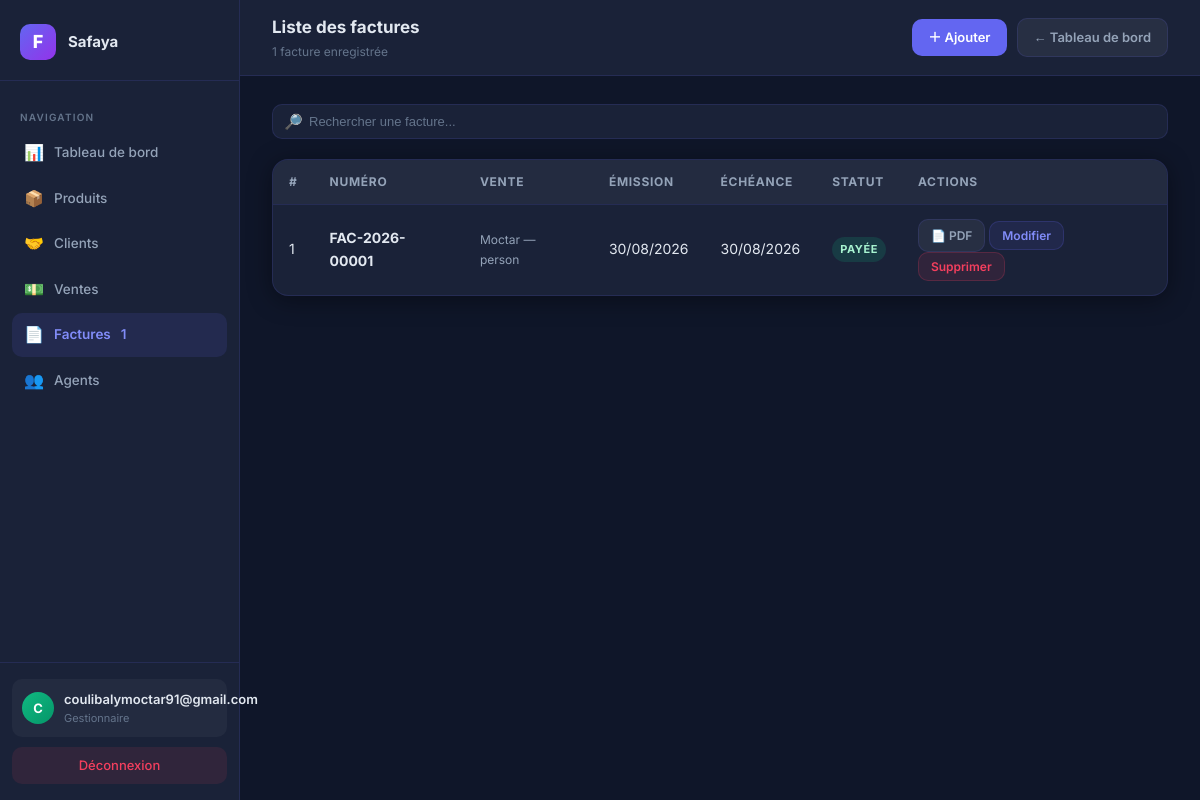
Screenshot of /list-invoices/ (signed in) with the database file from the repository.
### InvoiceApp/models.py (models this page shows, shortened)
class User(AbstractUser):
    logo = models.ImageField(upload_to="company_logos/", blank=True, null=True, verbose_name="Logo de l'entreprise")
    company_name = models.CharField(max_length=255, verbose_name="Nom de l'entreprise")
    company_email = models.EmailField(blank=True, null=True,verbose_name="Adresse email")
    phone = models.CharField(max_length=20, blank=True, verbose_name="Téléphone")
    address = models.TextField(blank=True, verbose_name="Adresse")
    add_date = models.DateTimeField(auto_now_add=True, verbose_name="Date d'inscription",blank=True, null=True,)
    default_currency = models.CharField(max_length=3, choices=CURRENCY_CHOICES, default='EUR', verbose_name="Devise de l'entreprise")
    agent_login_code = models.CharField(max_length=8, unique=True, blank=True, verbose_name="Code de connexion vendeurs")
    next_invoice_number = models.PositiveIntegerField(default=1, verbose_name="Prochain numéro de facture")
    class Meta:
        verbose_name = "Entreprise"
        verbose_name_plural = "Entreprises"

class Invoice(models.Model):
    company = models.ForeignKey(User, on_delete=models.CASCADE, related_name='invoices', verbose_name="Entreprise")
    sale = models.OneToOneField(Sale, on_delete=models.CASCADE, related_name='invoice', verbose_name="Vente associée")
    invoice_number = models.CharField(max_length=50, verbose_name="Numéro de facture")
    issued_date = models.DateTimeField(auto_now_add=True, verbose_name="Date d'émission")
    due_date = models.DateField(verbose_name="Date d'échéance")
    amount_paid = models.DecimalField(max_digits=10, decimal_places=2, default=Decimal('0.00'), verbose_name="Montant déjà payé")
    status = models.CharField(max_length=20, choices=[
        ('pending', 'En attente (crédit)'),
        ('partial', 'Paiement partiel'),
        ('paid', 'Payée'),
        ('overdue', 'En retard')
    ], default='pending', verbose_name="Statut")
    class Meta:
        verbose_name = "Facture"
        verbose_name_plural = "Factures"
        unique_together = ('company', 'invoice_number')
        ordering = ['-issued_date']

class Sale(models.Model):
    company = models.ForeignKey(User, on_delete=models.CASCADE, related_name='sales', verbose_name="Entreprise")
    client = models.ForeignKey(Client, on_delete=models.CASCADE, related_name='sales', verbose_name="Client")
    agent = models.ForeignKey(Agent, on_delete=models.SET_NULL, null=True, blank=True, related_name='sales', verbose_name="Agent")
    product = models.ForeignKey(Product, on_delete=models.CASCADE, related_name='sales', verbose_name="Produit", null=True, blank=True)
    quantity = models.PositiveIntegerField(default=0, verbose_name="Quantité")
    unit_price = models.DecimalField(max_digits=10, decimal_places=2, default=Decimal('0.00'), verbose_name="Prix unitaire")
    total_price = models.DecimalField(max_digits=10, decimal_places=2, default=Decimal('0.00'), verbose_name="Prix total")
    currency = models.CharField(max_length=3, choices=Product.CURRENCY_CHOICES, default='EUR', verbose_name="Devise")
    date = models.DateTimeField(auto_now_add=True, verbose_name="Date")
    @property
    def item_names(self):
        names = [item.product.name for item in self.sale_items.all() if item.product]
        return ', '.join(names)
    @property
    def formatted_total_price(self):
        symbols = {'EUR': '€', 'USD': '$', 'XOF': 'FCFA'}
        symbol = symbols.get(self.currency, self.currency)
        amount = f"{self.total_price:,.0f}".replace(',', ' ') if self.currency == 'XOF' else f"{self.total_price:,.2f}".replace(',', ' ')
        return f"{symbol}{amount}" if self.currency == 'USD' else f"{amount} {symbol}"
    class Meta:
        verbose_name = "Vente"
        verbose_name_plural = "Ventes"
        ordering = ['-date']

class Client(models.Model):
    company = models.ForeignKey(User, on_delete=models.CASCADE, related_name='clients', verbose_name="Entreprise")
    name = models.CharField(max_length=255, verbose_name="Nom du client")
    shop_name = models.CharField(max_length=255, blank=True, verbose_name="Nom du magasin")
    email = models.EmailField(blank=True, verbose_name="Email")
    phone = models.CharField(max_length=20, blank=True, verbose_name="Téléphone")
    address = models.TextField(blank=True, verbose_name="Adresse")
    created_at = models.DateTimeField(auto_now_add=True, verbose_name="Date de création")
    class Meta:
        verbose_name = "Client"
        verbose_name_plural = "Clients"
        ordering = ['-created_at']

class SaleItem(models.Model):
    sale = models.ForeignKey(Sale, on_delete=models.CASCADE, related_name='sale_items', verbose_name="Vente")
    product = models.ForeignKey(Product, on_delete=models.CASCADE, related_name='sale_items', verbose_name="Produit")
    quantity = models.PositiveIntegerField(default=1, verbose_name="Quantité")
    unit_price = models.DecimalField(max_digits=10, decimal_places=2, default=Decimal('0.00'), verbose_name="Prix unitaire")
    total_price = models.DecimalField(max_digits=10, decimal_places=2, default=Decimal('0.00'), verbose_name="Prix total")
    currency = models.CharField(max_length=3, choices=Product.CURRENCY_CHOICES, default='EUR', verbose_name="Devise")
    class Meta:
        verbose_name = "Ligne de vente"
        verbose_name_plural = "Lignes de vente"

class Product(models.Model):
    CURRENCY_CHOICES = CURRENCY_CHOICES
    company = models.ForeignKey(User, on_delete=models.CASCADE, related_name='products', verbose_name="Entreprise")
    image = models.ImageField(upload_to="product_images/", blank=True, null=True, verbose_name="Image du produit")
    name = models.CharField(max_length=255, verbose_name="Nom du produit")
    description = models.TextField(blank=True, verbose_name="Description")
    price = models.DecimalField(max_digits=10, decimal_places=2, verbose_name="Prix")
    currency = models.CharField(max_length=3, choices=CURRENCY_CHOICES, default='EUR', verbose_name="Devise")
    stock_quantity = models.PositiveIntegerField(default=0, verbose_name="Quantité en stock")
    created_at = models.DateTimeField(auto_now_add=True, verbose_name="Date de création")
    class Meta:
        verbose_name = "Produit"
        verbose_name_plural = "Produits"
        ordering = ['-created_at']

### InvoiceApp/views/invoices.py (the view)
# urls.py: path('list-invoices/', invoice_views.list_invoices, name='list_invoices'),
@require_http_methods(["GET"])
@login_required
def list_invoices(request):
    user = request.user
    invoices = user.invoices.all()
    sales = user.sales.all()
    context = {
        'company_name': user.company_name,
        'company_logo_url': user.logo.url if user.logo else None,
        'invoices': invoices,
        'sales': sales,
    }
    return render(request, 'invoice_list.html', context)

### InvoiceApp/context_processors.py (called while the page is built)
def subscription_context(request):
    user = getattr(request, 'user', None)
    if not user or not user.is_authenticated:
        return {}
    subscription = getattr(user, 'subscription', None)
    if subscription is None:
        return {}
    return {
        'subscription': subscription,
        'subscription_status': subscription.status,
        'subscription_blocked': subscription.is_blocked,
        'subscription_days_left': subscription.days_left,
        'subscription_expiry_date': subscription.access_expiry_date,
        'subscription_plan_price': subscription.price,
    }

### InvoiceApp/models.py (called while the page is built)
    @property
    def price(self):
        return SUBSCRIPTION_PLAN_PRICES.get(self.plan, Decimal('0'))

    @property
    def promo_active_until(self):
        latest = self.company.promo_redemptions.order_by('-expires_at').first()
        return latest.expires_at if latest else None

    @property
    def status(self):
        now = timezone.now()
        if self.active_until and self.active_until >= now:
            return 'active'
        promo_until = self.promo_active_until
        if promo_until and promo_until >= now:
            return 'promo'
        if self.trial_end_date and self.trial_end_date >= now:
            return 'trial'
        return 'expired'

    @property
    def is_blocked(self):
        return self.status == 'expired'

    @property
    def access_expiry_date(self):
        status = self.status
        if status == 'active':
            return self.active_until
        if status == 'promo':
            return self.promo_active_until
        if status == 'trial':
            return self.trial_end_date
        return None

    @property
    def days_left(self):
        if self.status not in ('trial', 'promo'):
            return 0
        expiry = self.access_expiry_date
        if not expiry:
            return 0
        remaining = expiry - timezone.now()
        return max(0, remaining.days + (1 if remaining.seconds > 0 else 0))

### InvoiceApp/templates/invoice_list.html (shortened to what this page needs)
<!DOCTYPE html>
{% load static %}
<html lang="fr">
<head>
</head>
<body>
<div class="sidebar">
    <div class="sidebar-logo">
        <div class="logo-mark">F</div>
        <div class="logo-text">{{ company_name }}</div>
    </div>
    <nav class="sidebar-nav">
        <div class="nav-section-label">Navigation</div>
        <a href="{% url 'dashboard' %}" class="nav-item"><span class="nav-icon">📊</span> Tableau de bord</a>
        <a href="{% url 'list_products' %}" class="nav-item"><span class="nav-icon">📦</span> Produits</a>
        <a href="{% url 'list_clients' %}" class="nav-item"><span class="nav-icon">🤝</span> Clients</a>
        <a href="{% url 'list_sales' %}" class="nav-item"><span class="nav-icon">💵</span> Ventes</a>
        <a href="{% url 'list_invoices' %}" class="nav-item active"><span class="nav-icon">📄</span> Factures <span class="nav-badge">{{ invoices|length }}</span></a>
        <a href="{% url 'list_agents' %}" class="nav-item"><span class="nav-icon">👥</span> Agents</a>
    </nav>
    <div class="sidebar-footer">
        <div class="user-block">
            <div class="user-avatar">{{ request.user.first_name|default:request.user.username|slice:':1'|upper }}</div>
            <div>
                <div class="user-name">{{ request.user.get_full_name|default:request.user.username }}</div>
                <div class="user-role">Gestionnaire</div>
            </div>
        </div>
        <a href="{% url 'logout' %}" class="logout-btn">Déconnexion</a>
    </div>
</div>
<div class="main">
    <div class="topbar">
        <div>
            <div class="topbar-title">Liste des factures</div>
            <div class="topbar-sub">{{ invoices|length }} facture{{ invoices|length|pluralize }} enregistrée{{ invoices|length|pluralize }}</div>
        </div>
        <div class="topbar-actions">
            <a href="#" onclick="openInvoiceModal(null); return false;" class="btn btn-primary">＋ Ajouter</a>
            <a href="{% url 'dashboard' %}" class="btn btn-ghost">← Tableau de bord</a>
        </div>
    </div>
    <div class="content">
        <div class="toolbar">
            <div class="search-wrap">
                <span class="search-icon">🔎</span>
                <input type="text" class="search-input" id="searchInput" placeholder="Rechercher une facture...">
            </div>
        </div>
        <div class="table-card">
            <table class="table">
                <thead>
                    <tr>
                        <th>#</th>
                        <th>Numéro</th>
                        <th>Vente</th>
                        <th>Émission</th>
                        <th>Échéance</th>
                        <th>Statut</th>
                        <th>Actions</th>
                    </tr>
                </thead>
                <tbody>
                    {% for invoice in invoices %}
                    <tr class="invoice-row">
                        <td>{{ forloop.counter }}</td>
                        <td class="invoice-number">{{ invoice.invoice_number }}</td>
                        <td>
                            {% if invoice.sale %}
                                <div class="invoice-muted">{{ invoice.sale.client.name }} — {{ invoice.sale.item_names|default:invoice.sale.product.name }}</div>
                            {% else %}
                                <span class="invoice-muted">-</span>
                            {% endif %}
                        </td>
                        <td>{{ invoice.issued_date|date:"d/m/Y" }}</td>
                        <td>{{ invoice.due_date|date:"d/m/Y" }}</td>
                        <td>
                            {% if invoice.status == "pending" %}
                                <span class="status-pill status-pending">En attente</span>
                            {% elif invoice.status == "paid" %}
                                <span class="status-pill status-paid">Payée</span>
                            {% else %}
                                <span class="status-pill status-overdue">En retard</span>
                            {% endif %}
                        </td>
                        <td>
                            <a href="{% url 'invoice_pdf' invoice.id %}" class="btn btn-ghost btn-sm" target="_blank">📄 PDF</a>
                            <button type="button" class="btn btn-edit-soft btn-sm edit-invoice-btn"
                                    data-invoice-id="{{ invoice.id }}"
                                    data-invoice-number="{{ invoice.invoice_number|escapejs }}"
                                    data-sale-id="{{ invoice.sale.id|default:'' }}"
                                    data-due-date="{{ invoice.due_date|date:'Y-m-d' }}"
                                    data-status="{{ invoice.status }}">Modifier</button>
                            <button type="button" class="btn btn-danger-soft btn-sm delete-invoice-btn"
                                    data-invoice-id="{{ invoice.id }}"
                                    data-invoice-number="{{ invoice.invoice_number|escapejs }}">Supprimer</button>
                        </td>
                    </tr>
                    {% empty %}
                    <tr>
                        <td colspan="7"><div class="empty-state">Aucune facture enregistrée</div></td>
                    </tr>
                    {% endfor %}
                </tbody>
            </table>
        </div>
    </div>
</div>
</body>
</html>

### rows the page displays
User: company_name "Safaya", user.first_name "C", user.get_full_name "coulibalymoctar91@gmail.com"
Invoice: invoice_number "FAC-2026-00001", sale.client.name "Moctar", sale.item_names "person", issued_date "30/08/2026", due_date "30/08/2026", status "PAYÉE"

### other values shown
{{ invoices|length }} "1"
